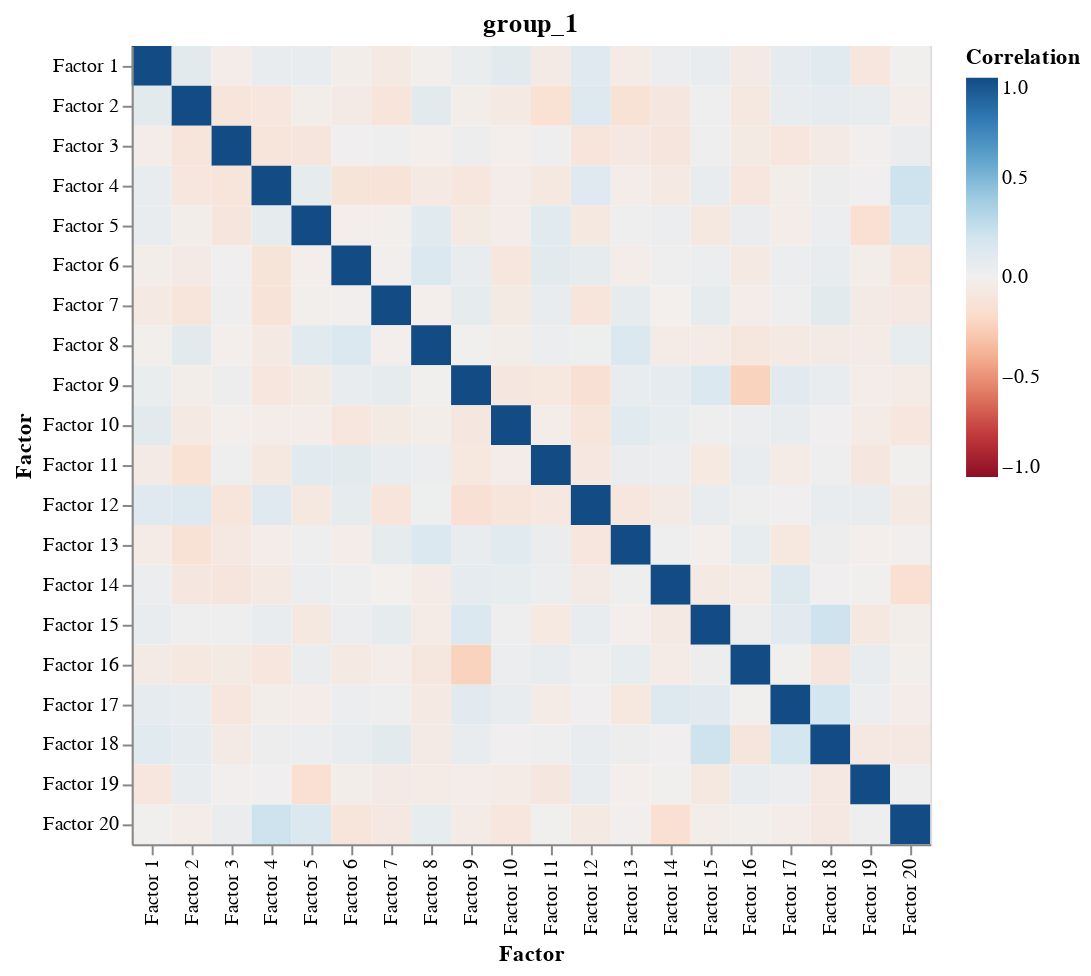

The code cell stored with this chart in its notebook:
### Markdown cell above
### Factor Correlation Matrix
The correlation matrix shows us that our factors are mostly uncorrelated, which is an indicator that our training worked well.

### Code cell
plot_factor_correlation(model)

### Figure 1 — Vega specification as saved in the notebook (floating-point values rounded to 4 significant figures; data arrays with more than 128 entries replaced by an {"elided": "..."} marker saying what was removed)
{"$schema": "https://vega.github.io/schema/vega/v5.json", "data": [{"name": "source_0", "values": {"elided": "400 records"}}, {"name": "source_0_concat_0_x_domain_Factor1", "values": [{"Factor1": "Factor 1"}, {"Factor1": "Factor 2"}, {"Factor1": "Factor 3"}, {"Factor1": "Factor 4"}, {"Factor1": "Factor 5"}, {"Factor1": "Factor 6"}, {"Factor1": "Factor 7"}, {"Factor1": "Factor 8"}, {"Factor1": "Factor 9"}, {"Factor1": "Factor 10"}, {"Factor1": "Factor 11"}, {"Factor1": "Factor 12"}, {"Factor1": "Factor 13"}, {"Factor1": "Factor 14"}, {"Factor1": "Factor 15"}, {"Factor1": "Factor 16"}, {"Factor1": "Factor 17"}, {"Factor1": "Factor 18"}, {"Factor1": "Factor 19"}, {"Factor1": "Factor 20"}]}, {"name": "source_0_concat_0_y_domain_Factor2", "values": [{"Factor2": "Factor 1"}, {"Factor2": "Factor 2"}, {"Factor2": "Factor 3"}, {"Factor2": "Factor 4"}, {"Factor2": "Factor 5"}, {"Factor2": "Factor 6"}, {"Factor2": "Factor 7"}, {"Factor2": "Factor 8"}, {"Factor2": "Factor 9"}, {"Factor2": "Factor 10"}, {"Factor2": "Factor 11"}, {"Factor2": "Factor 12"}, {"Factor2": "Factor 13"}, {"Factor2": "Factor 14"}, {"Factor2": "Factor 15"}, {"Factor2": "Factor 16"}, {"Factor2": "Factor 17"}, {"Factor2": "Factor 18"}, {"Factor2": "Factor 19"}, {"Factor2": "Factor 20"}]}], "signals": [{"name": "childWidth", "value": 400}], "marks": [{"type": "group", "name": "concat_0_group", "encode": {"update": {"height": {"signal": "height"}, "width": {"signal": "childWidth"}}}, "marks": [{"type": "rect", "name": "concat_0_marks", "from": {"data": "source_0"}, "encode": {"update": {"width": {"signal": "max(0.25, bandwidth('concat_0_x'))"}, "y": {"field": "Factor2", "scale": "concat_0_y"}, "tooltip": {"signal": "{\"Factor1\": isValid(datum[\"Factor1\"]) ? datum[\"Factor1\"] : \"\"+datum[\"Factor1\"], \"Factor2\": isValid(datum[\"Factor2\"]) ? datum[\"Factor2\"] : \"\"+datum[\"Factor2\"], \"Correlation\": format(datum[\"Correlation\"], \"\")}"}, "fill": {"field": "Correlation", "scale": "concat_0_color"}, "height": {"signal": "max(0.25, bandwidth('concat_0_y'))"}, "x": {"field": "Factor1", "scale": "concat_0_x"}}}, "style": ["rect"]}], "axes": [{"scale": "concat_0_x", "grid": false, "labelAngle": 270, "labelBaseline": "middle", "zindex": 1, "title": "Factor", "orient": "bottom", "labelAlign": "right"}, {"scale": "concat_0_y", "grid": false, "zindex": 1, "title": "Factor", "orient": "left"}], "title": {"text": "group_1", "frame": "group"}, "style": "cell", "legends": [{"fill": "concat_0_color", "gradientLength": {"signal": "clamp(height, 64, 200)"}, "title": "Correlation"}]}], "scales": [{"name": "concat_0_x", "type": "band", "domain": {"data": "source_0_concat_0_x_domain_Factor1", "field": "Factor1"}, "range": [0, {"signal": "childWidth"}], "paddingOuter": 0, "paddingInner": 0}, {"name": "concat_0_y", "type": "band", "domain": {"data": "source_0_concat_0_y_domain_Factor2", "field": "Factor2"}, "range": [0, {"signal": "height"}], "paddingInner": 0, "paddingOuter": 0}, {"name": "concat_0_color", "type": "linear", "domain": [-1, 1], "range": {"scheme": "redblue"}, "zero": true, "interpolate": "hcl"}], "height": 400, "background": "white", "padding": 5, "layout": {"padding": 20, "bounds": "full", "align": "each"}}
